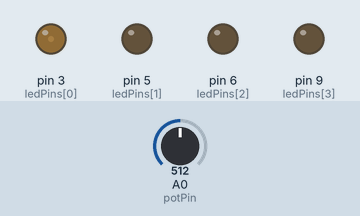
Recording of a sketch running on a simulated Arduino Uno, built with avr-gcc and run on an emulated ATmega328P. On the bench: output pins drawn as LEDs (lit = HIGH). Inputs (shaded band) come from the test bench; at power-on: A0 (potPin) = 512.

Above: at 0.16 s.
At 20.4 s:
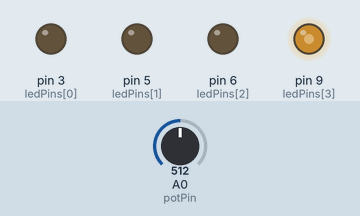
20.5 s: A0 (potPin) set to 716
At 21.21 s:
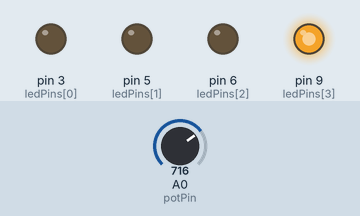
Timing chart, 0 to 34.9 s (numbered marks = the images above; inputs shaded):
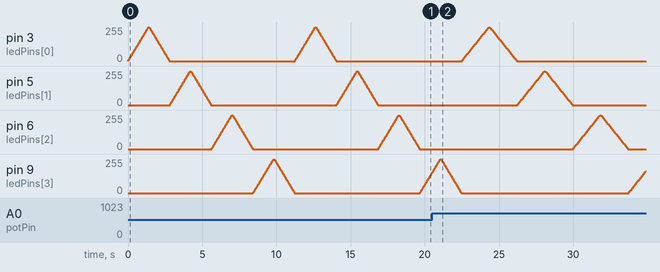

The sketch:

PWM_test_by_motor_Led_PoT_full_wave_pattern.ino
```cpp
// LED pins (use PWM pins only)
int ledPins[] = {3, 5, 6, 9};
int numLeds = 4;

int potPin = A0;   // Potentiometer pin
int potValue = 0;  // Raw potentiometer value
int speedDelay = 0; // Speed control

void setup() {
  // Set LED pins as output
  for (int i = 0; i < numLeds; i++) {
    pinMode(ledPins[i], OUTPUT);
  }
}

void loop() {
  // Read potentiometer (0–1023)
  potValue = analogRead(potPin);

  // Map potentiometer to delay speed (fast ↔ slow)
  speedDelay = map(potValue, 0, 1023, 5, 50);

  // Fade LEDs one by one (matrix-like effect)
  for (int i = 0; i < numLeds; i++) {
    // Fade in
    for (int brightness = 0; brightness <= 255; brightness += 5) {
      analogWrite(ledPins[i], brightness);
      delay(speedDelay);
    }

    // Fade out
    for (int brightness = 255; brightness >= 0; brightness -= 5) {
      analogWrite(ledPins[i], brightness);
      delay(speedDelay);
    }
  }
}
```
